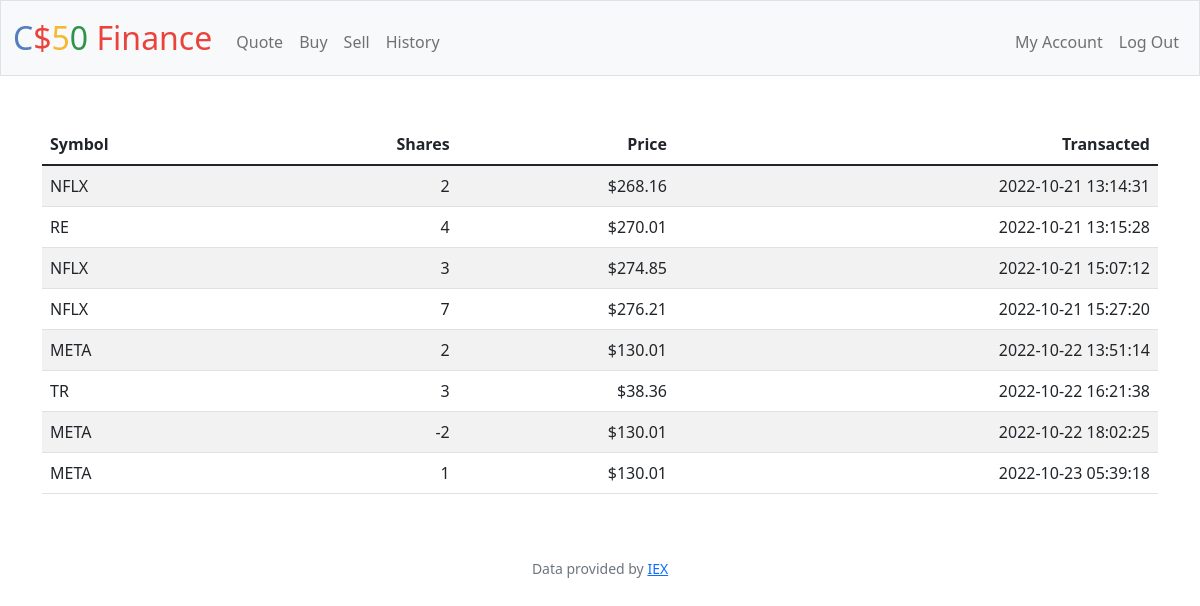
Screenshot of /history (signed in) with the database file from the repository.
### tables this page shows
CREATE TABLE transactions (id INTEGER PRIMARY KEY AUTOINCREMENT NOT NULL, user_id INTEGER, symbol TEXT ,name TEXT, shares INTEGER, price REAL, date TIMESTAMP);

### app.py (the view)
@app.route("/history")
@login_required
def history():
    user_id = session["user_id"]
    transactions = db.execute("SELECT symbol, shares, price, date FROM transactions WHERE user_id = ?", user_id)
    return render_template("history.html", transactions=transactions)

### app.py (called while the page is built)
@app.after_request
def after_request(response):
    response.headers["Cache-Control"] = "no-cache, no-store, must-revalidate"
    response.headers["Expires"] = 0
    response.headers["Pragma"] = "no-cache"
    return response

### helpers.py (called while the page is built)
def login_required(f):
    @wraps(f)
    def decorated_function(*args, **kwargs):
        if session.get("user_id") is None:
            return redirect("/login")
        return f(*args, **kwargs)
    return decorated_function

### templates/history.html (shortened to what this page needs)
{% extends "layout.html" %}
{% block main %}
    <div class="container">
    <table class="table table-striped table-hover" id="table1">
        <thead>
            <tr>
                <th class="text-start">Symbol</th>
                <th class="text-end">Shares</th>
                <th class="text-end">Price</th>
                <th class="text-end">Transacted</th>
            </tr>
        </thead>
        <tbody>
            {% for row in transactions %}
            <tr>
                <td class="text-start">{{ row["symbol"] }}</td>
                <td class="text-end">{{ row["shares"] }}</td>
                <td class="text-end">${{ row["price"] }}</td>
                <td class="text-end">{{ row["date"] }}</td>
            </tr>
            {% endfor %}
        </tbody>
    </table>
</div>
{% endblock %}

### templates/layout.html (shortened to what this page needs)
<!DOCTYPE html>
<html lang="en">
    <head>
        <link href="https://cdn.jsdelivr.net/npm/bootstrap@5.1.3/dist/css/bootstrap.min.css" rel="stylesheet">
        <link href="/static/styles.css" rel="stylesheet">
    </head>
    <body>
        <nav class="bg-light border navbar navbar-expand-md navbar-light">
            <div class="container-fluid">
                <a class="navbar-brand" href="/"><span class="blue">C</span><span class="red">$</span><span class="yellow">5</span><span class="green">0</span> <span class="red">Finance</span></a>
                <div class="collapse navbar-collapse" id="navbar">
                    {% if session["user_id"] %}
                        <ul class="navbar-nav me-auto mt-2">
                            <li class="nav-item"><a class="nav-link" href="/quote">Quote</a></li>
                            <li class="nav-item"><a class="nav-link" href="/buy">Buy</a></li>
                            <li class="nav-item"><a class="nav-link" href="/sell">Sell</a></li>
                            <li class="nav-item"><a class="nav-link" href="/history">History</a></li>
                        </ul>
                        <ul class="navbar-nav ms-auto mt-2">
                            <li class="nav-item"><a class="nav-link" href="/account">My Account</a></li>
                            <li class="nav-item"><a class="nav-link" href="/logout">Log Out</a></li>
                        </ul>
                    {% else %}
                        <ul class="navbar-nav ms-auto mt-2">
                            <li class="nav-item"><a class="nav-link" href="/register">Register</a></li>
                            <li class="nav-item"><a class="nav-link" href="/login">Log In</a></li>
                        </ul>
                    {% endif %}
                </div>
            </div>
        </nav>
        <main class="container-fluid py-5 text-center">
            {% block main %}{% endblock %}
        </main>
        <footer class="mb-5 small text-center text-muted">
            Data provided by <a href="https://iexcloud.io/">IEX</a>
        </footer>
    </body>
</html>

### static/styles.css (style rules this page uses)
nav .navbar-brand { font-size: xx-large; }
nav .navbar-brand .blue { color: #537fbe; }
nav .navbar-brand .red { color: #ea433b; }
nav .navbar-brand .yellow { color: #f5b82e; }
nav .navbar-brand .green { color: #2e944b; }

### rows the page displays
transactions: symbol "NFLX", shares "2", price "268.16", date "2022-10-21 13:14:31"
transactions: symbol "RE", shares "4", price "270.01", date "2022-10-21 13:15:28"
transactions: symbol "NFLX", shares "3", price "274.85", date "2022-10-21 15:07:12"
transactions: symbol "NFLX", shares "7", price "276.21", date "2022-10-21 15:27:20"
transactions: symbol "META", shares "2", price "130.01", date "2022-10-22 13:51:14"
transactions: symbol "TR", shares "3", price "38.36", date "2022-10-22 16:21:38"
transactions: symbol "META", shares "-2", price "130.01", date "2022-10-22 18:02:25"
transactions: symbol "META", shares "1", price "130.01", date "2022-10-23 05:39:18"
